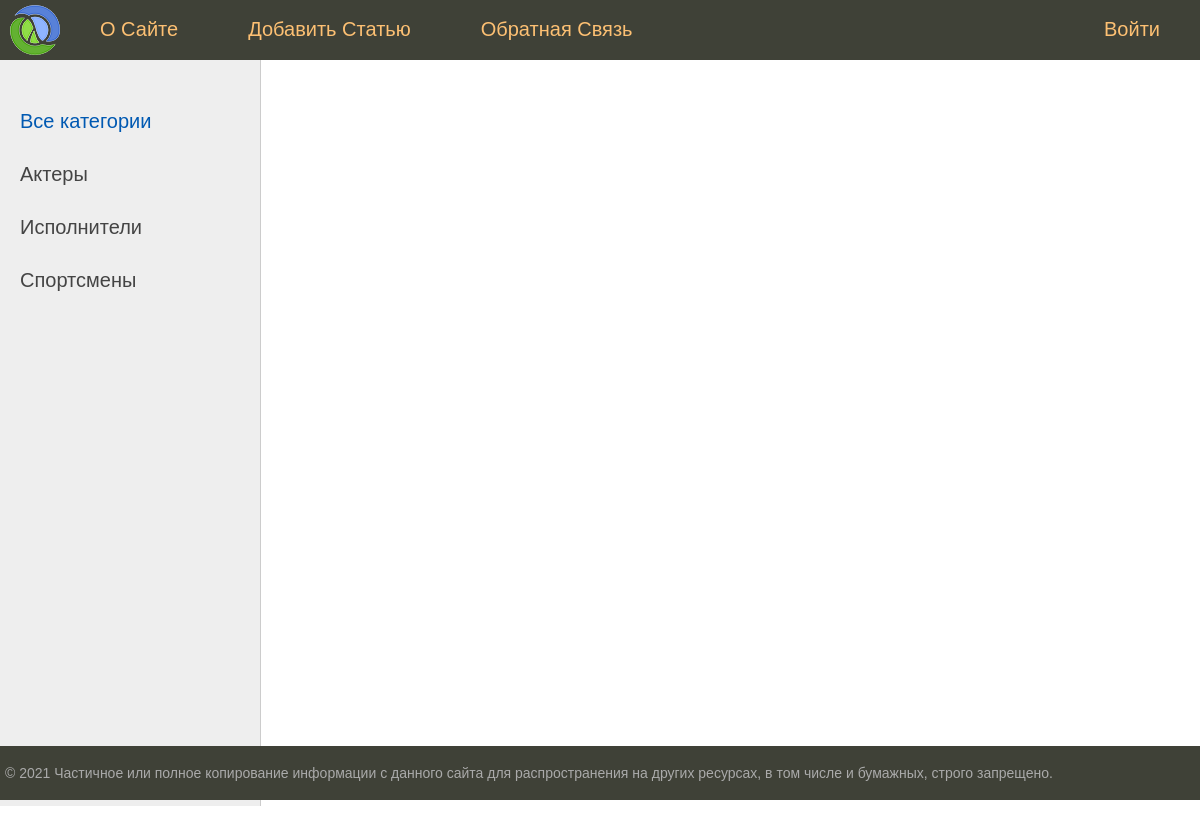
The app's page /, older data.
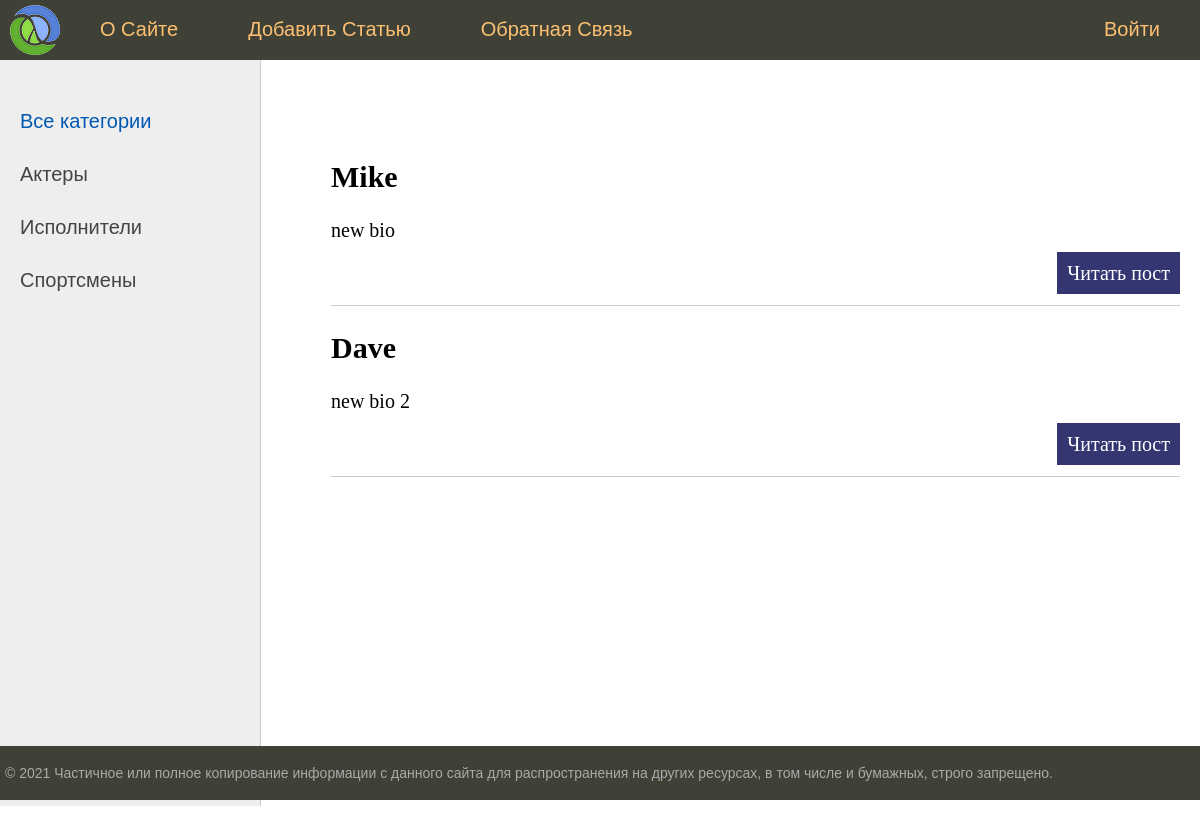
The same page, newer data.
### stars/models.py (models this page shows, shortened)
class Celebrity(models.Model):
    title = models.CharField(max_length=255)
    text = models.TextField(blank=True)  # не обязательно заполнять
    photo = models.ImageField(upload_to="photos/%Y/%m/%d")
    time_create = models.DateTimeField(auto_now_add=True)
    time_update = models.DateTimeField(auto_now=True)
    is_published = models.BooleanField(default=True)

### stars/views.py (the view)
# urls.py: path('', index, name='home'),
def index(request):
    posts = Celebrity.objects.all()  # получаем все записи с бд, модель Celebrity
    return render(request, 'stars/index.html', {'menu': menu, 'title': 'Домашнаяя страница', 'posts': posts})

### stars/templates/stars/index.html (shortened to what this page needs)
{% extends 'stars/base.html' %}
{% block content %}
    <ul class="list-articles">
        {% for p in posts %}
            <li><h2>{{ p.title }}</h2>
                {% autoescape on %}
                    {{ p.text|linebreaks|truncatewords:50 }}
                {% endautoescape %}
                <p class="link-read-post"><a href="#">Читать пост</a></p>
            </li>
        {% endfor %}
    </ul>
{% endblock %}

### stars/templates/stars/base.html (shortened to what this page needs)
{% load static %}
<!DOCTYPE html>
<html>
<head>
    <link type="text/css" href="{% static 'stars/css/styles.css' %}" rel="stylesheet"/>
</head>
<body>
<table class="table-page" border=0 cellpadding="0" cellspacing="0">
    <tr>
        <td valign=top>
            {% block mainmenu %}
                <div class="header">
                    <ul id="mainmenu" class="mainmenu">
                        <li class="logo"><a href="#"><div class="logo"></div></a></li>
                        {% for m in menu %}
                            {% if not forloop.last %}
                                <li><a href="#">{{ m.title }}</a></li>
                            {% else %}
                                <li class="last"><a href="#">{{ m.title }}</a></li>
                            {% endif %}
                        {% endfor %}
                    </ul>
                </div>
            {% endblock mainmenu %}
            <table class="table-content" border=0 cellpadding="0" cellspacing="0">
                <tr>
                    <td valign="top" class="left-chapters">
                        <ul id="leftchapters">
                            <li class="selected">Все категории</li>
                            <li><a href="#">Актеры</a></li>
                            <li><a href="#">Исполнители</a></li>
                            <li><a href="#">Спортсмены</a></li>
                        </ul>
                    </td>
                    <td valign="top" class="content">
                        <div class="content-text">
                            {% block content %}
                            {% endblock %}
                        </div>
                    </td>
                </tr>
            </table>
        </td>
    </tr>
    <tr>
        <td valign=top>
            <div id="footer">
                <p>&copy; 2021 Частичное или полное копирование информации с данного сайта для распространения на других
                    ресурсах, в том числе и бумажных, строго запрещено.</p>
            </div>
        </td>
    </tr>
</table>
</body>
</html>

### stars/static/stars/css/styles.css (style rules this page uses)
html, body { font-family: 'Arial'; margin: 0; padding: 0; height: 100%; width: 100%; color: #444; }
a { color: #0059b2; text-decoration: none; }
p.link-read-post { text-align: right; }
p.link-read-post a { padding: 10px; min-width: 100px; background: #333671; color: #fff; text-decoration: none; }
ul.list-articles { list-style: none; margin: 0; padding: 0; }
ul.list-articles li { border-bottom: 1px solid #ccc; }
.table-page { width: 100%; height: 100%; vertical-align: top; }
.table-page tr { height: 100%; }
.header { background: #3F4137; height: 60px; }
.logo { background: url('../images/logo.png') no-repeat 10px 5px; width: 70px; height: 60px; }
ul.mainmenu { list-style: none; margin: 0; padding: 0; height: 60px; color: #fdc073; font-size: 20px; overflow: hidden; }
ul.mainmenu li { float: left; margin: 18px 40px 0 30px; }
ul.mainmenu li.logo { margin: 0; }
ul.mainmenu li.last { float: right; }
ul.mainmenu li a { color: #fdc073; text-decoration: none; }
.table-content { width: 100%; min-height: 100%; height: 100%; }
.left-chapters { margin: 0; background: #eee; border-right: 1px solid #ccc; min-height: 100%; }
.left-chapters ul { width: 230px; min-height: 100%; margin: 0; padding: 20px 10px 10px 20px; list-style: none; font-size: 20px; }
.left-chapters ul li { margin: 30px 0 0 0; color: #999; }
.left-chapters ul li.selected { color: #0059b2; }
.left-chapters ul li a { color: #444; text-decoration: none; }
.content { padding: 40px 20px 20px 40px; width: 100%; box-sizing: border-box; }
.content-text { margin: 60px 0 0 30px; color: #000; font-size: 20px; font-family: Yandex Sans Display Light; }
#footer { box-sizing: border-box; background: #3F4137; padding: 5px; color: #aaa; font-size: 14px; font-family: Verdana, Geneva, Arial, Helvetica; text-align: left; overflow: hidden; }

Row changes from the older to the newer data that the page shows:
added Celebrity: title "Mike", text "new bio"
added Celebrity: title "Dave", text "new bio 2"
